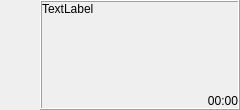
<?xml version="1.0" encoding="UTF-8"?>
<ui version="4.0">
 <class>Form</class>
 <widget class="QWidget" name="Form">
  <property name="geometry">
   <rect>
    <x>0</x>
    <y>0</y>
    <width>240</width>
    <height>110</height>
   </rect>
  </property>
  <property name="windowTitle">
   <string>Form</string>
  </property>
  <layout class="QGridLayout" name="gridLayout">
   <property name="leftMargin">
    <number>0</number>
   </property>
   <property name="topMargin">
    <number>0</number>
   </property>
   <property name="rightMargin">
    <number>0</number>
   </property>
   <property name="bottomMargin">
    <number>0</number>
   </property>
   <item row="0" column="0">
    <layout class="QHBoxLayout" name="horizontalLayout">
     <property name="spacing">
      <number>0</number>
     </property>
     <item>
      <spacer name="horizontalSpacer">
       <property name="orientation">
        <enum>Qt::Horizontal</enum>
       </property>
       <property name="sizeType">
        <enum>QSizePolicy::Fixed</enum>
       </property>
       <property name="sizeHint" stdset="0">
        <size>
         <width>40</width>
         <height>20</height>
        </size>
       </property>
      </spacer>
     </item>
     <item>
      <widget class="QFrame" name="frame">
       <property name="autoFillBackground">
        <bool>true</bool>
       </property>
       <property name="frameShape">
        <enum>QFrame::Box</enum>
       </property>
       <property name="frameShadow">
        <enum>QFrame::Raised</enum>
       </property>
       <layout class="QVBoxLayout" name="verticalLayout">
        <property name="spacing">
         <number>0</number>
        </property>
        <property name="leftMargin">
         <number>0</number>
        </property>
        <property name="topMargin">
         <number>0</number>
        </property>
        <property name="rightMargin">
         <number>0</number>
        </property>
        <property name="bottomMargin">
         <number>0</number>
        </property>
        <item>
         <widget class="QLabel" name="lblDados">
          <property name="text">
           <string>TextLabel</string>
          </property>
          <property name="alignment">
           <set>Qt::AlignLeading|Qt::AlignLeft|Qt::AlignTop</set>
          </property>
          <property name="textInteractionFlags">
           <set>Qt::LinksAccessibleByMouse|Qt::TextSelectableByMouse</set>
          </property>
         </widget>
        </item>
        <item>
         <widget class="QLabel" name="lblDataMensagem">
          <property name="sizePolicy">
           <sizepolicy hsizetype="Preferred" vsizetype="Fixed">
            <horstretch>0</horstretch>
            <verstretch>0</verstretch>
           </sizepolicy>
          </property>
          <property name="text">
           <string>00:00</string>
          </property>
          <property name="alignment">
           <set>Qt::AlignRight|Qt::AlignTrailing|Qt::AlignVCenter</set>
          </property>
         </widget>
        </item>
       </layout>
      </widget>
     </item>
    </layout>
   </item>
  </layout>
 </widget>
 <resources/>
 <connections/>
</ui>
